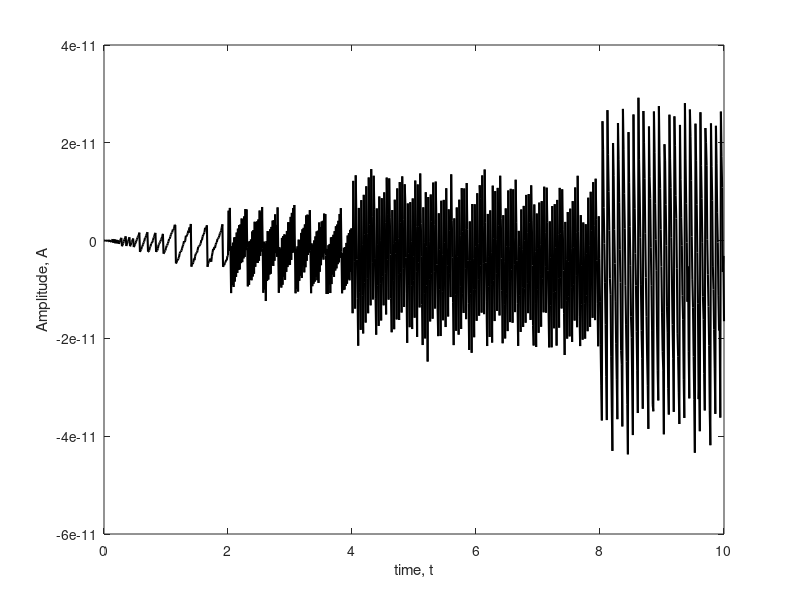

Source code (MATLAB):
clc
clear all;
close all;

time = 0 : 0.01 : 10;
fundamentalFreq = 100;

sig = ((4/pi)*sin(2*pi*fundamentalFreq*time))/time;

for k = 1 : 2 : 100;
    harmonicFreq = k * fundamentalFreq;
    x = ((4/(k*pi))*sin(2*pi*harmonicFreq*time));
    sig = sig+x;
end

plot(time, sig, 'k', 'linewidth', 1.5);
xlabel('time, t');
ylabel('Amplitude, A');
